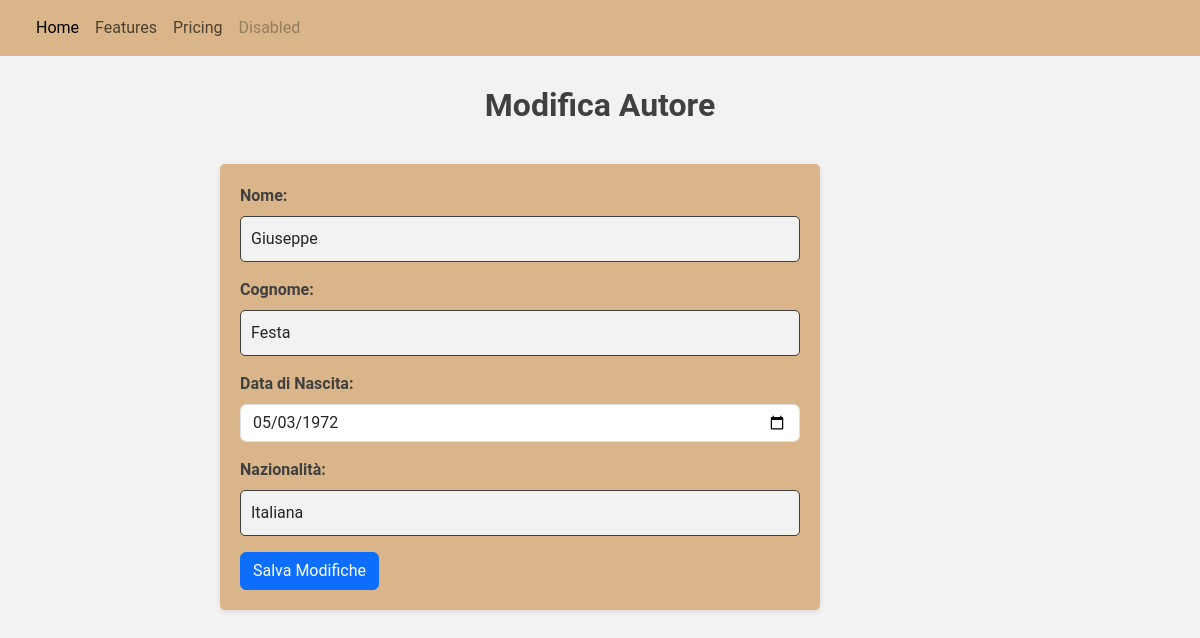
/modifyAuthor.php?id=1, run on the app's committed database.
### tables this page shows
CREATE TABLE `autore` (
  `Codice` int(11) NOT NULL,
  `Nome` varchar(255) DEFAULT NULL,
  `Cognome` varchar(255) DEFAULT NULL,
  `DataNascita` date DEFAULT NULL,
  `Nazionalita` varchar(100) DEFAULT NULL
);

### modifyAuthor.php (the view, shortened to what this page needs)
<!DOCTYPE html>
<html lang="it">
<head>
    <link href="https://cdn.jsdelivr.net/npm/bootstrap@5.3.3/dist/css/bootstrap.min.css" rel="stylesheet">
    <link rel="stylesheet" href="stylesheet/style.css">
</head>
<body>
    <?php
    include "navbar.php";
    include 'connection.php';
    if(isset($_GET['id']) && !empty($_GET['id'])) {
        $author_id = $_GET['id'];
        $author_sql = $conn->prepare("SELECT * FROM autore WHERE Codice = ?");
        $author_sql->bind_param("i",$author_id);
        $author_sql->execute();
        $author_result = $author_sql->get_result();
        if ($author_result->num_rows == 1) {
            $author_row = $author_result->fetch_assoc();
            ?>
            <div class="container">
                <h1>Modifica Autore</h1>
                <form method="post">
                    <div class="mb-3">
                        <label for="nome" class="form-label">Nome:</label>
                        <input type="text" class="form-control" id="nome" name="nome" value="<?php echo $author_row['Nome']; ?>" required>
                    </div>
                    <div class="mb-3">
                        <label for="cognome" class="form-label">Cognome:</label>
                        <input type="text" class="form-control" id="cognome" name="cognome" value="<?php echo $author_row['Cognome']; ?>" required>
                    </div>
                    <div class="mb-3">
                        <label for="data_nascita" class="form-label">Data di Nascita:</label>
                        <input type="date" class="form-control" id="data_nascita" name="data_nascita" value="<?php echo $author_row['DataNascita']; ?>" required>
                    </div>
                    <div class="mb-3">
                        <label for="nazionalita" class="form-label">Nazionalità:</label>
                        <input type="text" class="form-control" id="nazionalita" name="nazionalita" value="<?php echo $author_row['Nazionalita']; ?>" required>
                    </div>
                    <button type="submit" class="btn btn-primary" name="submit">Salva Modifiche</button>
                </form>
            </div>
            <?php
        } else {
            echo "<div class='container'><p>Nessun autore trovato con l'ID specificato.</p></div>";
        }
    } else {
        echo "<div class='container'><p>ID autore non fornito.</p></div>";
    }
    ?>
</body>
</html>

### stylesheet/style.css (style rules this page uses)
:root { --white: #F2F2F2; --gray: #404040; --brown: #BF9B7A; --lightBrown: #D9B589; --darkBrown: #8C6849; }
body { font-family: 'Roboto', sans-serif; background-color: var(--white); color: var(--gray); margin: 0; padding: 0; display: flex; justify-content: center; align-items: center; flex-direction: column; width: 100vw; }
.container { max-width: 800px; padding: 20px; margin: 0 auto; }
h1 { text-align: center; font-size: 32px; color: var(--gray); margin-bottom: 40px; font-weight: 700; }
form { background-color: var(--lightBrown); border-radius: 5px; padding: 20px; margin-top: 20px; max-width: 600px; min-width: 600px; box-shadow: 0 2px 5px rgba(0, 0, 0, 0.1); }
label { font-weight: bold; display: block; margin-bottom: 10px; }
input[type="text"], input[type="number"], select { background-color: var(--white); width: 100%; padding: 10px; border: 1px solid var(--gray); border-radius: 5px; margin-bottom: 15px; box-sizing: border-box; }
input[type="submit"], button { background-color: var(--darkBrown); color: B5B4D9; padding: 10px 20px; border: none; border-radius: 4px; cursor: pointer; transition: background-color 0.3s ease; }

### data on the page
autore: nome "Giuseppe", cognome "Festa", data_nascita "05/03/1972", nazionalita "Italiana"
